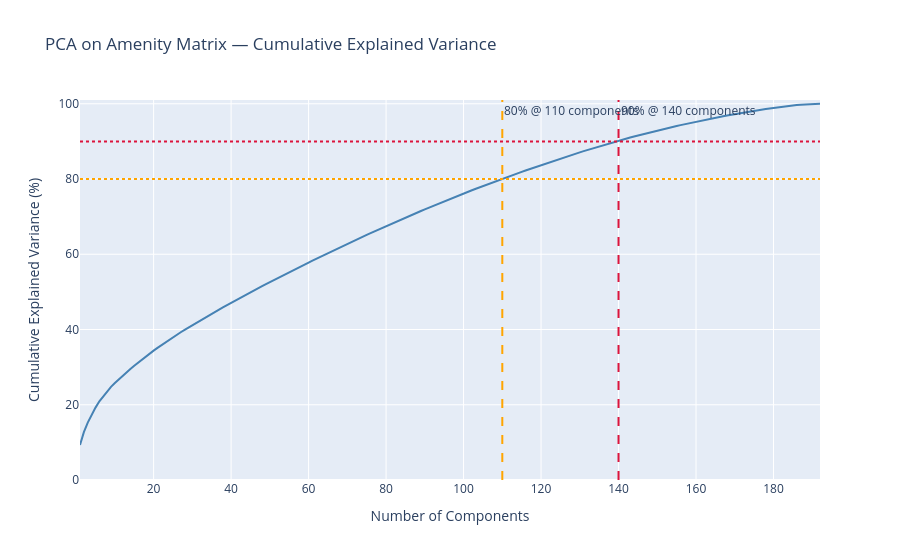

The notebook cell this image was saved under:
### Code cell
fig4 = go.Figure()

fig4.add_trace(go.Scatter(
    x=list(range(1, len(cumvar) + 1)),
    y=cumvar * 100,
    mode="lines",
    name="Cumulative variance",
    line=dict(color="steelblue", width=2),
))

# 80% threshold
fig4.add_vline(x=n_components_80, line_dash="dash", line_color="orange",
               annotation_text=f"80% @ {n_components_80} components",
               annotation_position="top right")
fig4.add_hline(y=80, line_dash="dot", line_color="orange")

# 90% threshold
fig4.add_vline(x=n_components_90, line_dash="dash", line_color="crimson",
               annotation_text=f"90% @ {n_components_90} components",
               annotation_position="top right")
fig4.add_hline(y=90, line_dash="dot", line_color="crimson")

fig4.update_layout(
    title="PCA on Amenity Matrix — Cumulative Explained Variance",
    xaxis_title="Number of Components",
    yaxis_title="Cumulative Explained Variance (%)",
    yaxis_range=[0, 101],
)
fig4.show()

### Figure 1 — Plotly figure (JSON) as saved in the notebook; plotly's stock layout.template omitted (floating-point values rounded to 4 significant figures; data arrays with more than 128 entries replaced by an {"elided": "..."} marker saying what was removed)
{"data": [{"line": {"color": "steelblue", "width": 2}, "mode": "lines", "name": "Cumulative variance", "type": "scatter", "x": {"elided": "192 int values"}, "y": {"elided": "192 float values"}}], "layout": {"annotations": [{"showarrow": false, "text": "80% @ 110 components", "x": 110, "xanchor": "left", "xref": "x", "y": 1, "yanchor": "top", "yref": "y domain"}, {"showarrow": false, "text": "90% @ 140 components", "x": 140, "xanchor": "left", "xref": "x", "y": 1, "yanchor": "top", "yref": "y domain"}], "shapes": [{"line": {"color": "orange", "dash": "dash"}, "type": "line", "x0": 110, "x1": 110, "xref": "x", "y0": 0, "y1": 1, "yref": "y domain"}, {"line": {"color": "orange", "dash": "dot"}, "type": "line", "x0": 0, "x1": 1, "xref": "x domain", "y0": 80, "y1": 80, "yref": "y"}, {"line": {"color": "crimson", "dash": "dash"}, "type": "line", "x0": 140, "x1": 140, "xref": "x", "y0": 0, "y1": 1, "yref": "y domain"}, {"line": {"color": "crimson", "dash": "dot"}, "type": "line", "x0": 0, "x1": 1, "xref": "x domain", "y0": 90, "y1": 90, "yref": "y"}], "title": {"text": "PCA on Amenity Matrix — Cumulative Explained Variance"}, "xaxis": {"title": {"text": "Number of Components"}}, "yaxis": {"range": [0, 101], "title": {"text": "Cumulative Explained Variance (%)"}}}}
